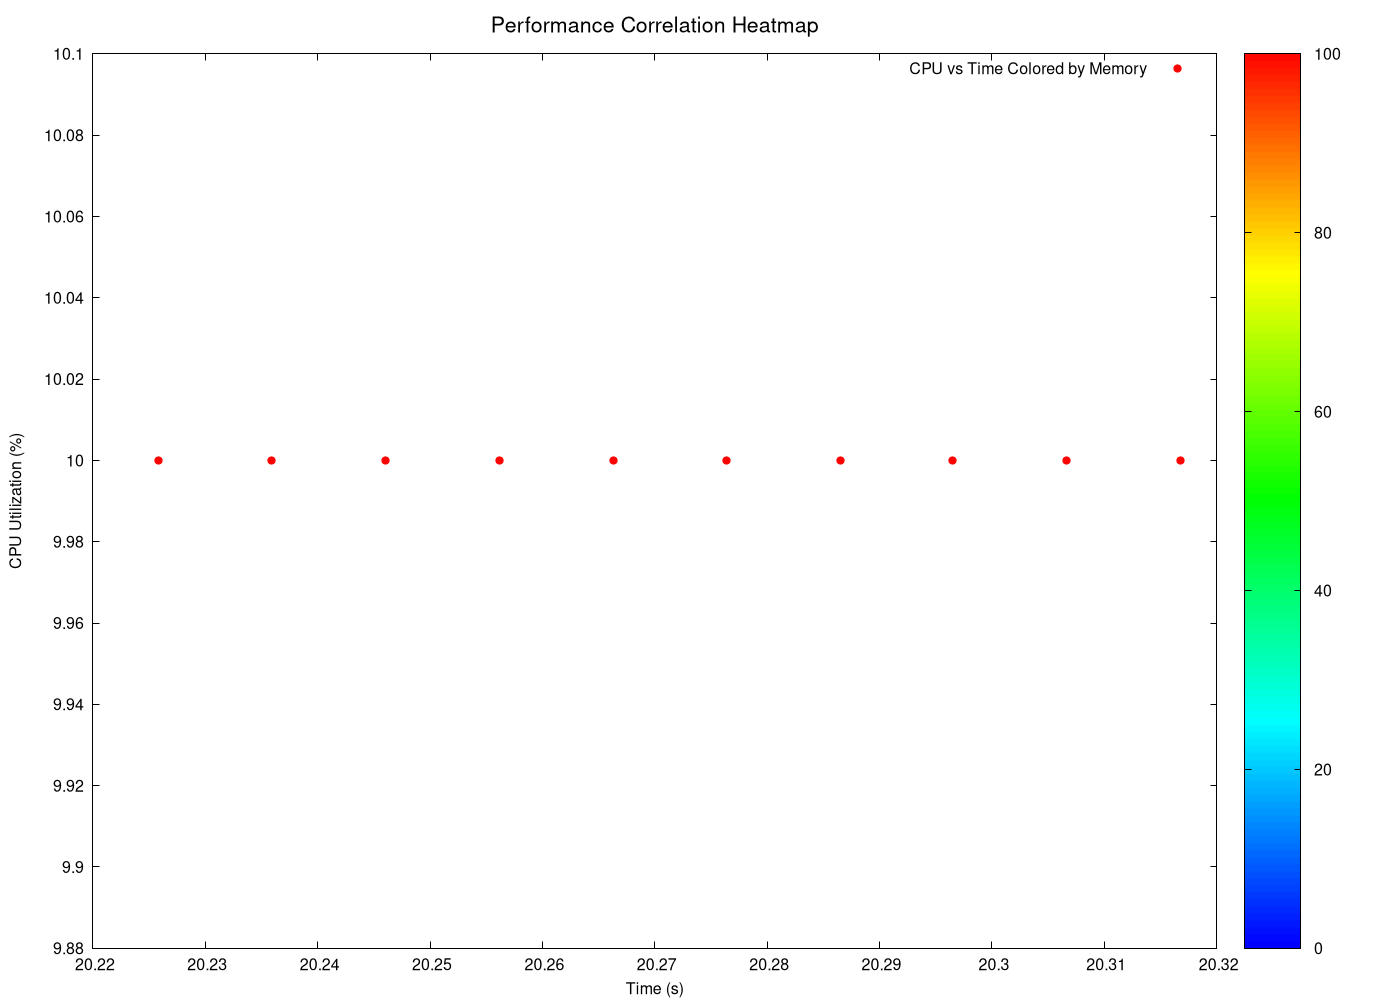

Write the gnuplot code that produced this figure.
# GNUplot script for 3D heatmaps
set terminal pngcairo enhanced font 'Helvetica,12' size 1400,1000
set output 'png/fibonacci_iterative_20260131_225122_3d_heatmap_heatmap.png'

set title 'Performance Correlation Heatmap' font 'Helvetica,16'
set xlabel 'Time (s)' font 'Helvetica,12'
set ylabel 'CPU Utilization (%)' font 'Helvetica,12'
set zlabel 'Memory Usage (MB)' font 'Helvetica,12'

# Configure pm3d for heatmap
set pm3d map
set palette defined (0 '#0000ff', 1 '#00ffff', 2 '#00ff00', 3 '#ffff00', 4 '#ff0000')
set cbrange [0:]
set view map

# 2D heatmap projection (since we have time-series data)
plot 'png/fibonacci_iterative_20260131_225122_3d_heatmap_heatmap.dat' using 1:2:3 with points palette pt 7 ps 1.2 title 'CPU vs Time Colored by Memory'
